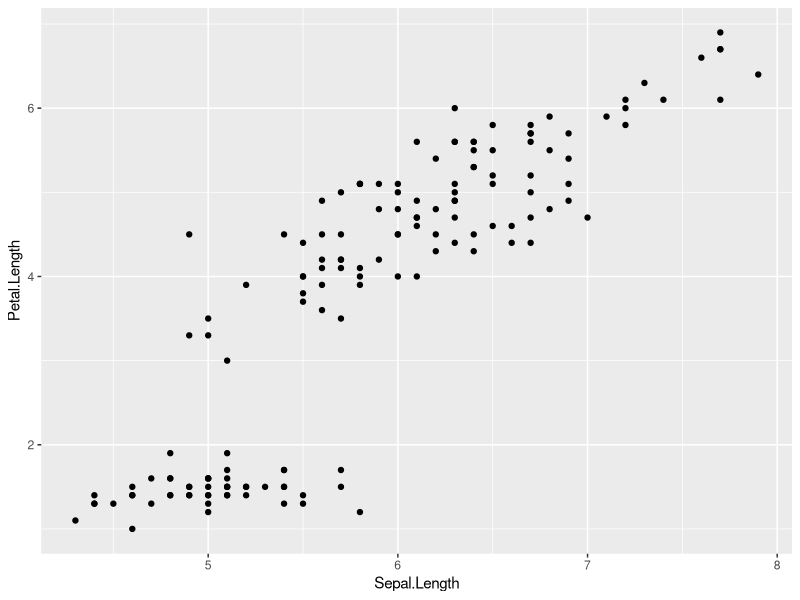
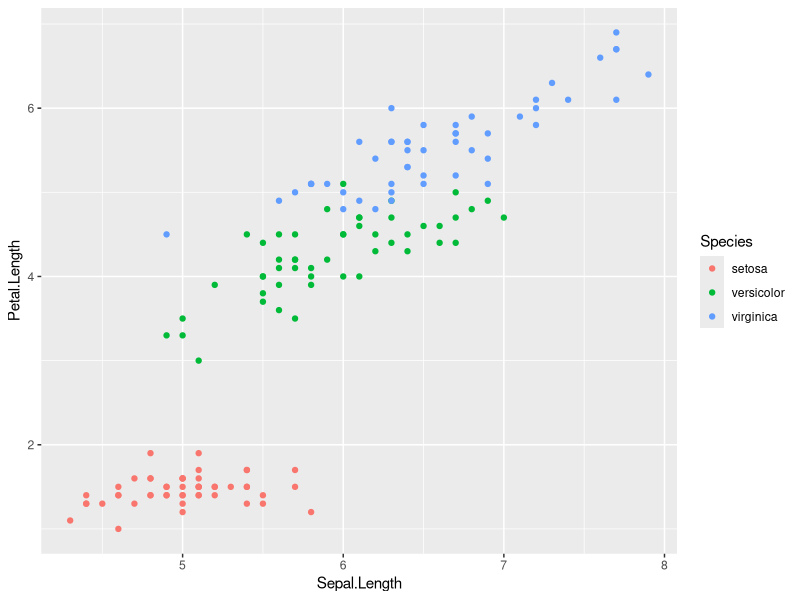
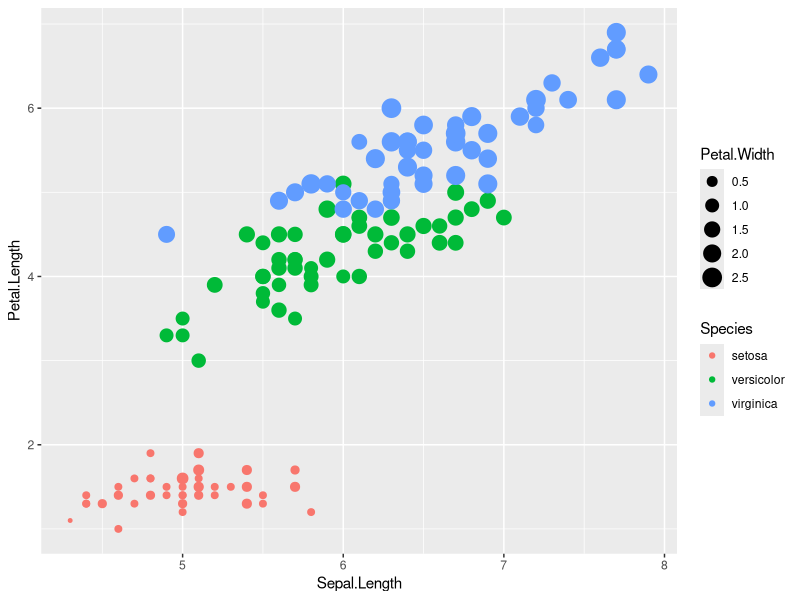
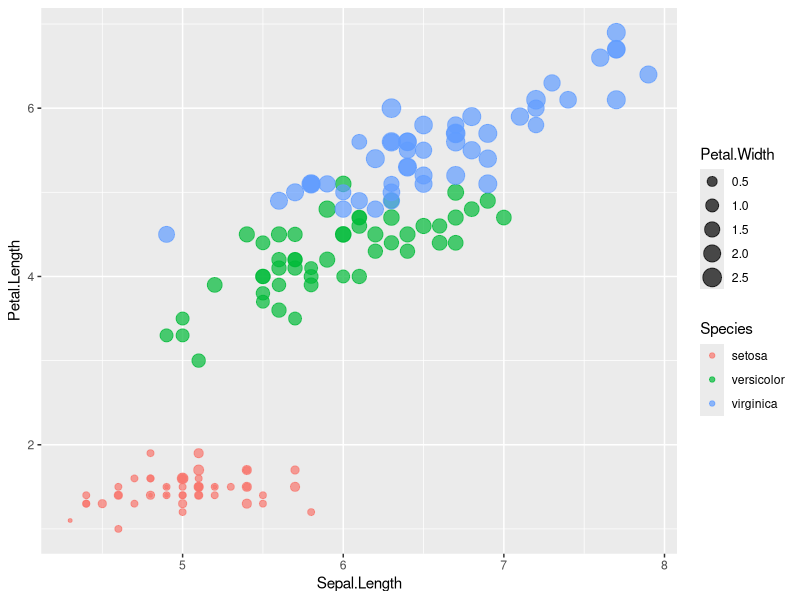
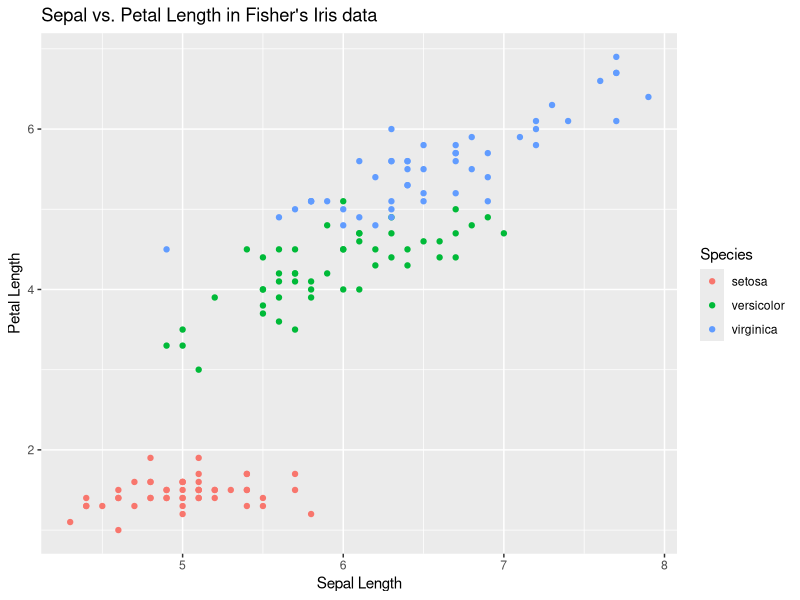

These charts were generated, in order, by the following R code:
# install ggplot2 package 
library(ggplot2)

head(iris)
head(iris, n = 10)

# plotting in x-y coordinates 
qplot(Sepal.Length, Petal.Length, data = iris)

# give different colors to different group
qplot(Sepal.Length, Petal.Length, data = iris, color = Species)

#also shows the Sized by Petal width
qplot(Sepal.Length, Petal.Length, data = iris, color = Species, size = Petal.Width) 

# By setting the alpha of each point to 0.7, we reduce the effects of overplotting.
qplot(Sepal.Length, Petal.Length, data = iris, color = Species, size = Petal.Width, alpha = I(0.7))

qplot(Sepal.Length, Petal.Length, data = iris, color = Species,
      xlab = "Sepal Length", ylab = "Petal Length",
      main = "Sepal vs. Petal Length in Fisher's Iris data")
